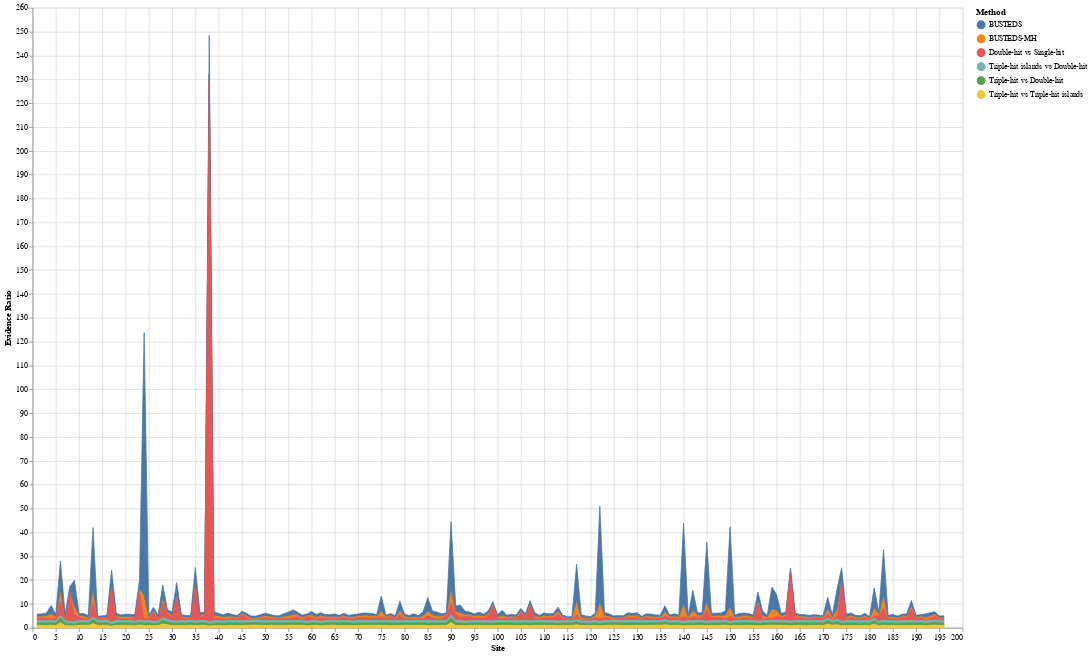

Here is the notebook cell this chart was saved with:
### Markdown cell above
## Visualize

### Code cell
source = result

alt.Chart(source).mark_area().encode(
    x='Site',
    y='Evidence Ratio',
    color='Method',
    stroke='Method',
).properties(
    width=1200,
    height=800)

### Figure 1 — Vega-Lite specification as saved in the notebook (floating-point values rounded to 4 significant figures; data arrays with more than 128 entries replaced by an {"elided": "..."} marker saying what was removed)
{"config": {"view": {"continuousWidth": 400, "continuousHeight": 300}}, "data": {"name": "data-fc34704c2791d57b395e151dbaf5fe0d"}, "mark": "area", "encoding": {"color": {"type": "nominal", "field": "Method"}, "stroke": {"type": "nominal", "field": "Method"}, "x": {"type": "quantitative", "field": "Site"}, "y": {"type": "quantitative", "field": "Evidence Ratio"}}, "height": 800, "width": 1200, "$schema": "https://vega.github.io/schema/vega-lite/v4.8.1.json", "datasets": {"data-fc34704c2791d57b395e151dbaf5fe0d": {"elided": "1176 records"}}}
